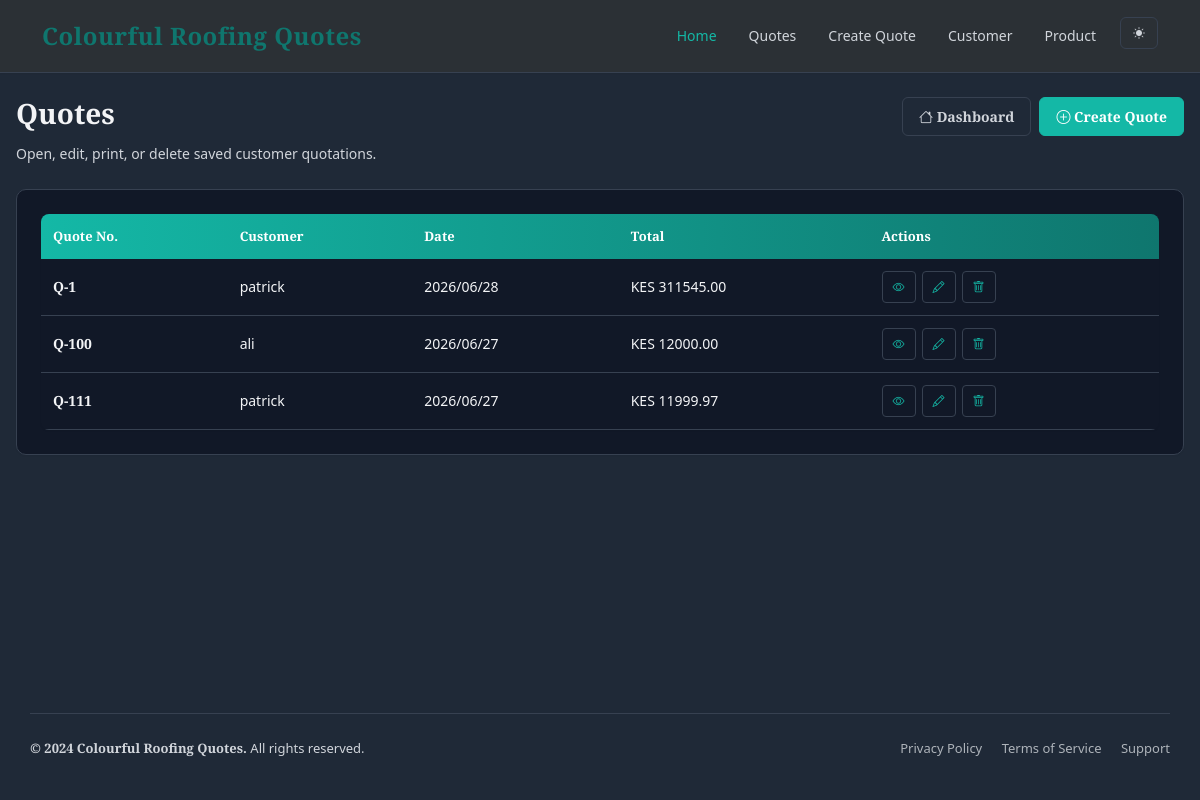
Page /quotes/ on the earlier database version.
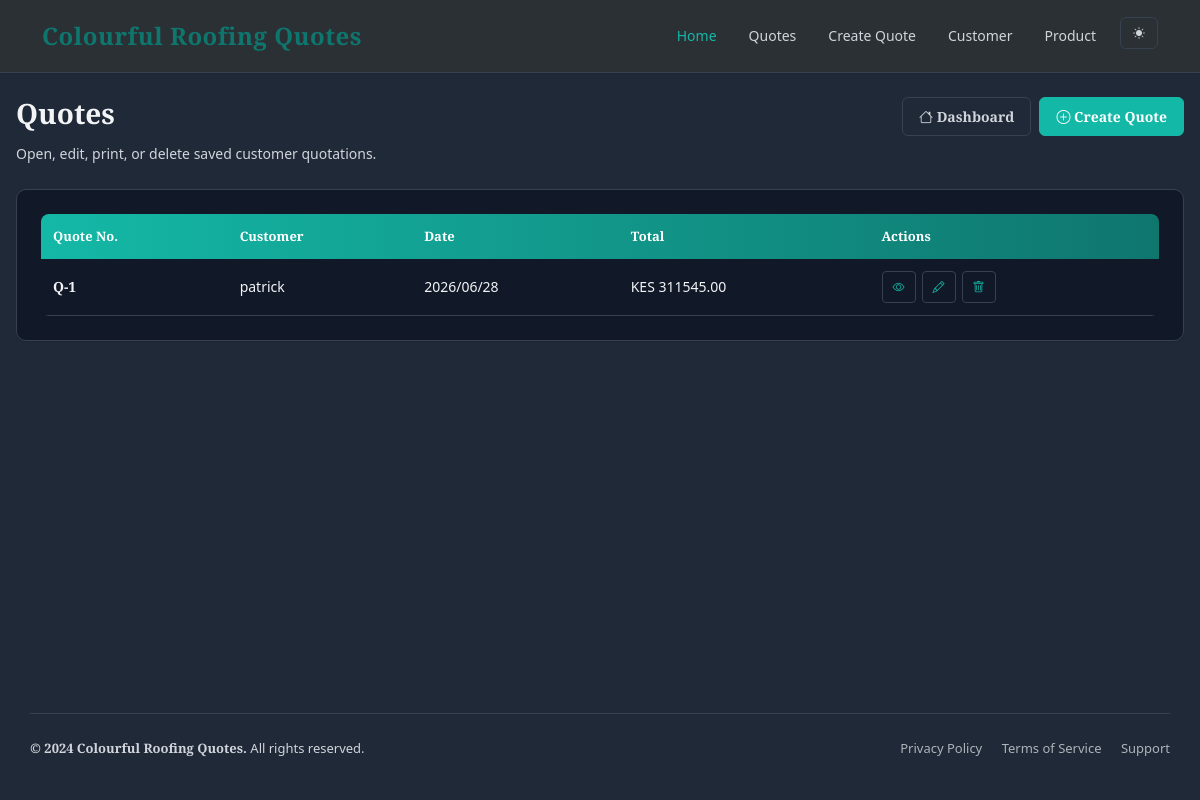
Same page on the later database version.
### Quote/models.py (models this page shows, shortened)
class Quote(models.Model):
    quote_number = models.CharField(max_length=20, unique=True, blank=True, null=True)
    customer = models.ForeignKey(Customer, on_delete=models.CASCADE)
    date_created = models.DateTimeField(auto_now_add=True)
    valid_until = models.DateTimeField()
    delivery_cost = models.DecimalField(max_digits=10, decimal_places=2, default=0.00)
    subtotal = models.DecimalField(max_digits=10, decimal_places=2, default=0.00)
    total = models.DecimalField(max_digits=10, decimal_places=2, default=0.00)
    notes = models.TextField(blank=True, null=True)

class Customer(models.Model):
    name = models.CharField(max_length=100)
    email = models.EmailField(unique=True)
    phone_number = models.CharField(max_length=15, blank=True, null=True)
    address = models.TextField(blank=True, null=True)

### Quote/views.py (the view)
# urls.py: path('quotes/', views.quote_list, name='quote_list'),
def quote_list(request):
    quotes = Quote.objects.select_related('customer').order_by('-date_created')
    return render(request, 'quote_list.html', {'quotes': quotes})

### Quote/templates/quote_list.html (shortened to what this page needs)
{% extends 'base.html' %}
{% block content %}
    <section class="page-heading">
        <div>
            <h1>Quotes</h1>
            <p>Open, edit, print, or delete saved customer quotations.</p>
        </div>
        <div class="actions">
            <a class="btn btn-outline-secondary" href="{% url 'home' %}"><i class="bi bi-house"></i> Dashboard</a>
            <a class="btn btn-primary" href="{% url 'create_quote' %}"><i class="bi bi-plus-circle"></i> Create Quote</a>
        </div>
    </section>
    <section class="panel">
        {% if quotes %}
            <div class="table-wrap">
                <table class="app-table">
                    <thead>
                        <tr>
                            <th>Quote No.</th>
                            <th>Customer</th>
                            <th>Date</th>
                            <th>Total</th>
                            <th>Actions</th>
                        </tr>
                    </thead>
                    <tbody>
                        {% for quote in quotes %}
                            <tr>
                                <td><strong>{{ quote.quote_number }}</strong></td>
                                <td>{{ quote.customer.name }}</td>
                                <td>{{ quote.date_created|date:"Y/m/d" }}</td>
                                <td>KES {{ quote.total }}</td>
                                <td>
                                    <div class="row-actions">
                                        <a class="btn btn-sm btn-outline-primary" href="{% url 'quote_detail' quote.pk %}"><i class="bi bi-eye"></i></a>
                                        <a class="btn btn-sm btn-outline-secondary" href="{% url 'update_quote' quote.pk %}"><i class="bi bi-pencil"></i></a>
                                        <a class="btn btn-sm btn-outline-danger" href="{% url 'delete_quote' quote.pk %}"><i class="bi bi-trash"></i></a>
                                    </div>
                                </td>
                            </tr>
                        {% endfor %}
                    </tbody>
                </table>
            </div>
        {% else %}
            <div class="empty-state">
                <p>No quotes have been added yet.</p>
                <a class="button" href="{% url 'create_quote' %}">Create First Quote</a>
            </div>
        {% endif %}
    </section>
{% endblock %}

### Quote/templates/base.html (shortened to what this page needs)
<!doctype html>
<html lang="en" data-bs-theme="dark">
<head>
    <link href="https://cdn.jsdelivr.net/npm/bootstrap@5.3.8/dist/css/bootstrap.min.css" rel="stylesheet">
    {% load static %}
    <link rel="stylesheet" href="https://cdn.jsdelivr.net/npm/bootstrap-icons@1.11.3/font/bootstrap-icons.css">
    <link rel="stylesheet" href="{% static 'css/style.css' %}">
</head>
<body>
    <header class="app-header bg-dark">
        <nav class="navbar navbar-expand-lg bg-body-tertiary navbar-dark bg-dark">
  <div class="container">
    <a class="navbar-brand fs-4 fw-bold" href="{% url 'home' %}">
      <span class="brand">Colourful Roofing Quotes</span>
    </a>
    <div class="collapse navbar-collapse" id="navbarNav">
      <ul class="navbar-nav ms-auto">
        <li class="nav-item">
          <a class="nav-link active text-on-primary/80 hover:text-on-primary transition-colors font-label-sm text-label-sm hover:text-secondary-fixed-dim transition-all duration-200" aria-current="page" href="{% url 'home' %}">Home</a>
        </li>
        <li class="nav-item">
          <a class="nav-link" href="{% url 'quote_list' %}">Quotes</a>
        </li>
        <li class="nav-item">
          <a class="nav-link" href="{% url 'create_quote' %}">Create Quote</a>
        </li>
          <li class="nav-item">
          <a class="nav-link" href="{% url 'create_customer' %}">Customer</a>
        </li>
           <li class="nav-item">
          <a class="nav-link" href="{% url 'create_product' %}">Product</a>
        </li>
      </ul>
    </div>
  </div>
</nav>
    </header>
    <main class="page-shell">
        {% block content %}{% endblock %}
    </main>
      <div class="position-fixed bottom-0 end-0 p-3" style="z-index: 1080">
      </div>
    <footer class="site-footer container">
      <div class="row align-items-center">
        <div class="col-md-6">
          <strong>© 2024 Colourful Roofing Quotes.</strong> All rights reserved.
        </div>
        <div class="col-md-6 text-md-end">
          <a href="#" class="text-decoration-none text-muted me-3">Privacy Policy</a>
          <a href="#" class="text-decoration-none text-muted me-3">Terms of Service</a>
          <a href="#" class="text-decoration-none text-muted">Support</a>
        </div>
      </div>
    </footer>
</body>
</html>

### Quote/static/css/style.css (style rules this page uses)
:root { --primary: #0d9488; --primary-dark: #075985; --primary-light: #d1fae5; --secondary: #f97316; --danger: #ef4444; --success: #16a34a; --warning: #f59e0b; --bg-light: #f9fafb; --bg-white: #ffffff; --text-dark: #111827; --text-muted: #6b7280; --border-color: #e5e7eb; --shadow-sm: 0 1px 2px rgba(0, 0, 0, 0.05); --shadow-md: 0 4px 6px rgba(0, 0, 0, 0.08); --shadow-lg: 0 10px 15px rgba(0, 0, 0, 0.1); }
[data-bs-theme="dark"] { --primary: #14b8a6; --primary-dark: #0f766e; --bg-light: #1f2937; --bg-white: #111827; --text-dark: #f3f4f6; --text-muted: #d1d5db; --border-color: #374151; }
* { margin: 0; padding: 0; box-sizing: border-box; }
html { scroll-behavior: smooth; }
body { background: var(--bg-light); color: var(--text-dark); font-family: "Merriweather", "Segoe UI", Tahoma, Geneva, Verdana, sans-serif; font-size: 14px; line-height: 1.6; transition: background-color 0.3s ease, color 0.3s ease; }
h1, h2, h3, h4, h5, h6 { font-family: "Playfair Display", Georgia, serif; font-weight: 600; color: var(--text-dark); line-height: 1.2; }
h1 { font-size: 28px; margin-bottom: 12px; }
p { margin-bottom: 12px; color: var(--text-dark); }
a { color: var(--primary); text-decoration: none; transition: color 0.2s ease; }
.navbar { background: var(--bg-white); border-bottom: 1px solid var(--border-color); box-shadow: var(--shadow-sm); padding: 12px 0; }
.navbar-brand { font-family: "Playfair Display", serif; font-size: 18px; font-weight: 700; color: var(--primary-dark) !important; letter-spacing: 0.5px; }
.nav-link { color: var(--text-muted) !important; font-weight: 500; transition: color 0.2s ease; margin: 0 8px; }
.nav-link:hover, .nav-link.active { color: var(--primary) !important; }
.btn { font-weight: 600; border-radius: 6px; padding: 8px 16px; font-size: 14px; transition: all 0.2s ease; border: 1px solid transparent; }
.btn-primary { background: var(--primary); color: white; border-color: var(--primary); }
.btn-outline-secondary { color: var(--text-muted); border-color: var(--border-color); }
.btn-sm { padding: 6px 12px; font-size: 12px; }
.page-shell { margin: 0 auto; max-width: 1200px; padding: 24px 16px 48px; min-height: calc(100vh - 200px); }
.page-heading { display: flex; justify-content: space-between; align-items: flex-start; gap: 24px; margin-bottom: 24px; flex-wrap: wrap; }
.page-heading h1 { flex: 1; min-width: 300px; }
.page-heading p { color: var(--text-muted); margin: 8px 0 0; }
.actions { display: flex; gap: 8px; flex-wrap: wrap; }
.panel { background: var(--bg-white); border: 1px solid var(--border-color); border-radius: 10px; padding: 24px; box-shadow: var(--shadow-sm); transition: box-shadow 0.2s ease; }
.table-wrap { overflow-x: auto; border-radius: 8px; box-shadow: var(--shadow-sm); }
table { border-collapse: collapse; width: 100%; }
table.app-table thead { background: linear-gradient(90deg, var(--primary), var(--primary-dark)); color: white; }
table.app-table th { padding: 12px; font-size: 13px; font-weight: 600; text-align: left; }
table.app-table td { padding: 12px; border-bottom: 1px solid var(--border-color); vertical-align: middle; }
table.app-table tbody tr { transition: background-color 0.2s ease; }
.row-actions { display: flex; gap: 6px; flex-wrap: wrap; }
.row-actions a { display: inline-flex; align-items: center; padding: 6px 10px; border: 1px solid var(--border-color); border-radius: 4px; font-size: 12px; font-weight: 600; color: var(--primary); transition: all 0.2s ease; }
.site-footer { margin-top: 40px; padding: 24px 0; border-top: 1px solid var(--border-color); color: var(--text-muted); font-size: 13px; }
.site-footer a { color: var(--text-muted); text-decoration: none; transition: color 0.2s ease; }
.text-muted { color: var(--text-muted); }
button, a.btn, input, select, textarea { cursor: pointer; }

Differences in the rows shown:
removed Quote: quote_number "Q-100", customer.name "ali", date_created "2026/06/27", total "12000.00"
removed Quote: quote_number "Q-111", customer.name "patrick", date_created "2026/06/27", total "11999.97"
